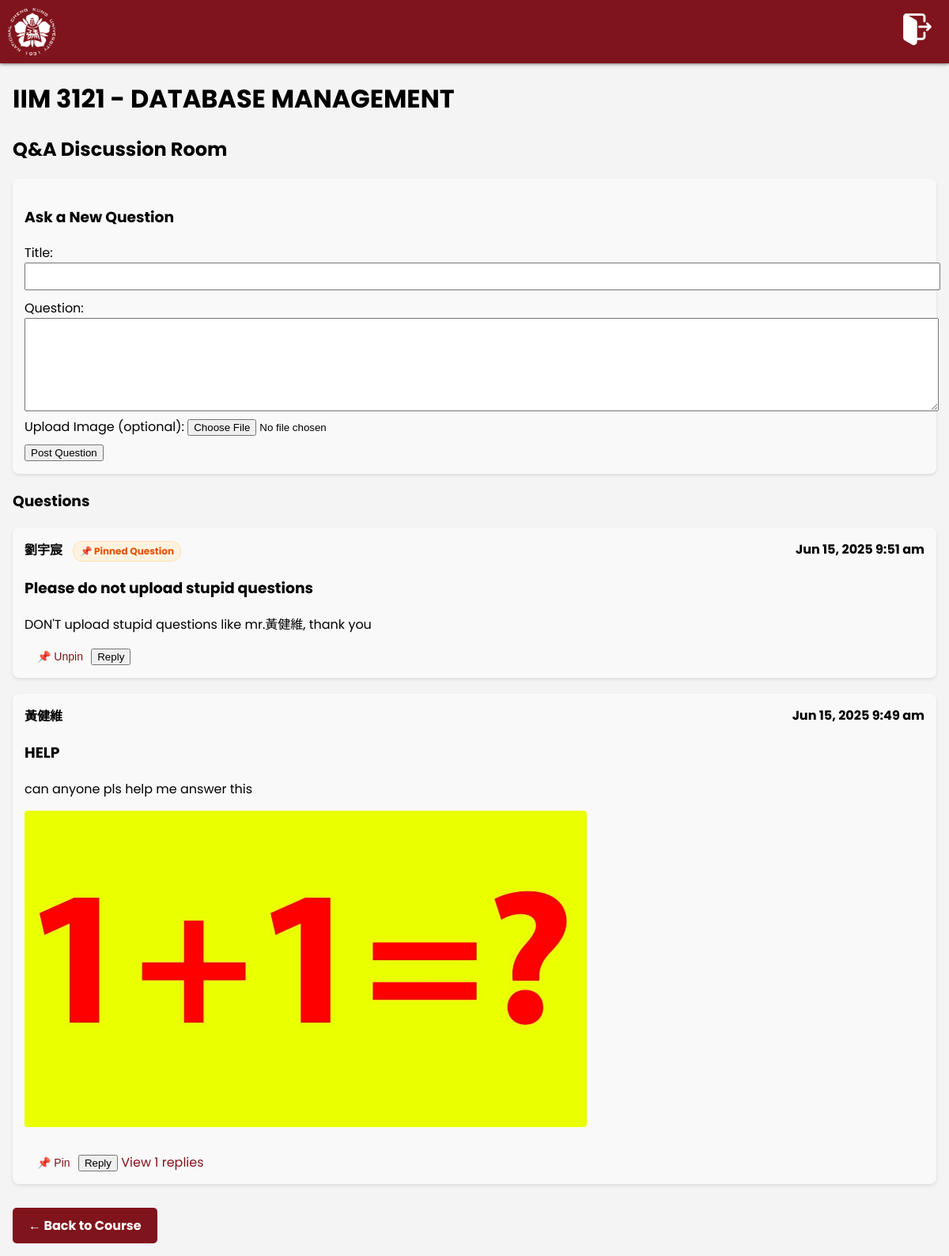
The page /discussion.php?course_id=1 (signed in) on the database its author committed.
### tables this page shows
CREATE TABLE `courses` (
  `course_id` int(11) NOT NULL,
  `course_code` varchar(20) NOT NULL,
  `course_name` varchar(100) NOT NULL,
  `admin_id` int(11) NOT NULL
);

CREATE TABLE `discussion_posts` (
  `post_id` int(11) NOT NULL,
  `course_id` int(11) NOT NULL,
  `user_id` int(11) NOT NULL,
  `title` varchar(255) NOT NULL,
  `content` text NOT NULL,
  `created_at` timestamp NOT NULL DEFAULT current_timestamp(),
  `parent_id` int(11) DEFAULT NULL COMMENT 'For replies, NULL for original posts',
  `image_path` varchar(255) DEFAULT NULL,
  `is_pinned` tinyint(1) DEFAULT 0
);

CREATE TABLE `users` (
  `user_id` int(11) NOT NULL,
  `username` varchar(50) NOT NULL,
  `full_name` varchar(100) DEFAULT NULL,
  `password` varchar(255) NOT NULL,
  `email` varchar(100) DEFAULT NULL
);

### discussion.php (the view, shortened to what this page needs)
<?php
include 'db_connect.php';
$course_id = intval($_GET['course_id']);
$course_sql = "SELECT course_code, course_name FROM courses WHERE course_id = ?";
$stmt = $conn->prepare($course_sql);
$stmt->bind_param("i", $course_id);
$stmt->execute();
$course_result = $stmt->get_result();
$course = $course_result->fetch_assoc();
$is_ta = false;
if (isset($_SESSION['user_id'])) {
    $ta_check = $conn->prepare("SELECT 1 FROM course_tas WHERE course_id = ? AND ta_id = ?");
    $ta_check->bind_param("ii", $course_id, $_SESSION['user_id']);
    $ta_check->execute();
    $is_ta = $ta_check->get_result()->num_rows > 0;
}
$posts_sql = "SELECT dp.*, u.full_name
              FROM discussion_posts dp
              JOIN users u ON dp.user_id = u.user_id
              WHERE dp.course_id = ? AND dp.parent_id IS NULL
              ORDER BY dp.is_pinned DESC, dp.created_at DESC";
$stmt = $conn->prepare($posts_sql);
$stmt->bind_param("i", $course_id);
$stmt->execute();
$posts_result = $stmt->get_result();
?>
<!DOCTYPE html>
<html>
<head>
    <link rel="stylesheet" href="styles.css">
</head>
<body>
    <nav>
        <img src="./logo_white.png">
        <a href="./index.php">
            <img src="./logout.png">
        </a>
    </nav>
    <div class="dashboard-body">
        <h1><?php echo $course['course_code']; ?> - <?php echo $course['course_name']; ?></h1>
        <h2>Q&A Discussion Room</h2>
        <div class="post">
            <h3>Ask a New Question</h3>
            <form method="POST" action="discussion.php?course_id=<?php echo $course_id; ?>" enctype="multipart/form-data">
                <div>
                    <label for="title">Title:</label>
                    <input type="text" id="title" name="title" required style="width: 100%; padding: 8px; margin-bottom: 10px;">
                </div>
                <div>
                    <label for="content">Question:</label>
                    <textarea id="content" name="content" required style="width: 100%; padding: 8px; min-height: 100px;"></textarea>
                </div>
                <div>
                    <label for="image">Upload Image (optional):</label>
                    <input type="file" id="image" name="image" accept="image/*">
                </div>
                <button type="submit" style="margin-top: 10px;">Post Question</button>
            </form>
        </div>
        <h3>Questions</h3>
        <?php if ($posts_result->num_rows > 0): ?>
            <?php while ($post = $posts_result->fetch_assoc()): ?>
                <div class="post" id="post-<?php echo $post['post_id']; ?>">
                    <div class="post-header">
                        <span><?php echo htmlspecialchars($post['full_name']); ?>
                            <?php if ($post['is_pinned']): ?>
                                <span class="pinned-badge">📌 Pinned Question</span>
                            <?php endif; ?>
                        </span>
                        <span><?php echo date('M j, Y g:i a', strtotime($post['created_at'])); ?></span>
                    </div>
                    <h3><?php echo htmlspecialchars($post['title']); ?></h3>
                    <div class="post-content">
                        <?php echo nl2br(htmlspecialchars($post['content'])); ?>
                    </div>
                    <?php if (!empty($post['image_path'])): ?>
                        <div class="post-image">
                            <img src="<?php echo htmlspecialchars($post['image_path']); ?>" alt="Post image">
                        </div>
                    <?php endif; ?>
                    <?php if ($is_ta): ?>
                        <form method="GET" class="pin-form">
                            <button type="submit" class="pin-button">
                                <?php echo $post['is_pinned'] ? '📌 Unpin' : '📌 Pin'; ?>
                            </button>
                        </form>
                    <?php endif; ?>
                    <button onclick="toggleReplyForm(<?php echo $post['post_id']; ?>)" class="reply-btn">Reply</button>
                    <?php
                    $reply_check_sql = "SELECT COUNT(*) as reply_count FROM discussion_posts WHERE parent_id = ?";
                    $stmt = $conn->prepare($reply_check_sql);
                    $stmt->bind_param("i", $post['post_id']);
                    $stmt->execute();
                    $reply_check_result = $stmt->get_result();
                    $reply_count = $reply_check_result->fetch_assoc()['reply_count'];
                    ?>
                    <?php if ($reply_count > 0): ?>
                        <div class="toggle-replies" onclick="toggleReplies(<?php echo $post['post_id']; ?>)">
                            View <?php echo $reply_count; ?> replies
                        </div>
                    <?php endif; ?>
                </div>
            <?php endwhile; ?>
        <?php else: ?>
            <p>No questions have been posted yet. Be the first to ask!</p>
        <?php endif; ?>
        <div style="margin-top: 30px;">
            <a href="course.php?course_id=<?php echo $course_id; ?>" class="page-button">← Back to Course</a>
        </div>
    </div>
</body>
</html>

### styles.css (style rules this page uses)
body { font-family: "Poppins", sans-serif; background-color: #f4f4f4; margin: 0; padding: 0; }
nav { background-color: #80141c; width: 100%; height: 80px; box-shadow: 0px 0px 5px rgba(0, 0, 0, 0.8); display: flex; align-items: center; justify-content: space-between; }
nav > img { padding: 10px; height: 60px; }
nav > a > img { height: 40px; padding-right: 20px; }
.dashboard-body { margin: 16px; }
h1, h2, h3, h4 { color: black; }
.page-button { display: inline-block; padding: 10px 20px; background-color: #80141c; color: white; text-decoration: none; border-radius: 5px; font-weight: bold; transition: background-color 0.3s; }
.post { background-color: #f9f9f9; border-radius: 8px; padding: 15px; margin-bottom: 20px; box-shadow: 0 2px 4px rgba(0,0,0,0.1); }
.post-header { display: flex; justify-content: space-between; margin-bottom: 10px; font-weight: bold; }
.post-content { margin-bottom: 15px; }
.toggle-replies { color: #80141c; cursor: pointer; margin-top: 10px; display: inline-block; }

### discussion.php (style rules this page uses)
.post-image { margin: 15px 0; max-width: 100%; }
.post-image img { max-width: 100%; max-height: 400px; border-radius: 4px; }
.pin-form { display: inline-block; margin-left: 10px; }
.pin-button { background: none; border: none; cursor: pointer; color: #80141c; font-size: 14px; }
.pinned-badge { display: inline-block; background-color: #fff3e0; color: #e65100; padding: 3px 8px; border-radius: 12px; font-size: 12px; margin-left: 10px; border: 1px solid #ffe0b2; }

### rows shown on the page
courses: course_code "IIM 3121", course_name "DATABASE MANAGEMENT"
discussion_posts: user.full_name "劉宇宸", is_pinned "📌 Pinned Question", created_at "Jun 15, 2025 9:51 am", title "Please do not upload stupid questions", content "DON'T upload stupid questions like mr.黃健維, thank you"
discussion_posts: user.full_name "黃健維", created_at "Jun 15, 2025 9:49 am", title "HELP", content "can anyone pls help me answer this", image_path (picture), is_pinned "📌 Pin", reply_count "1"
